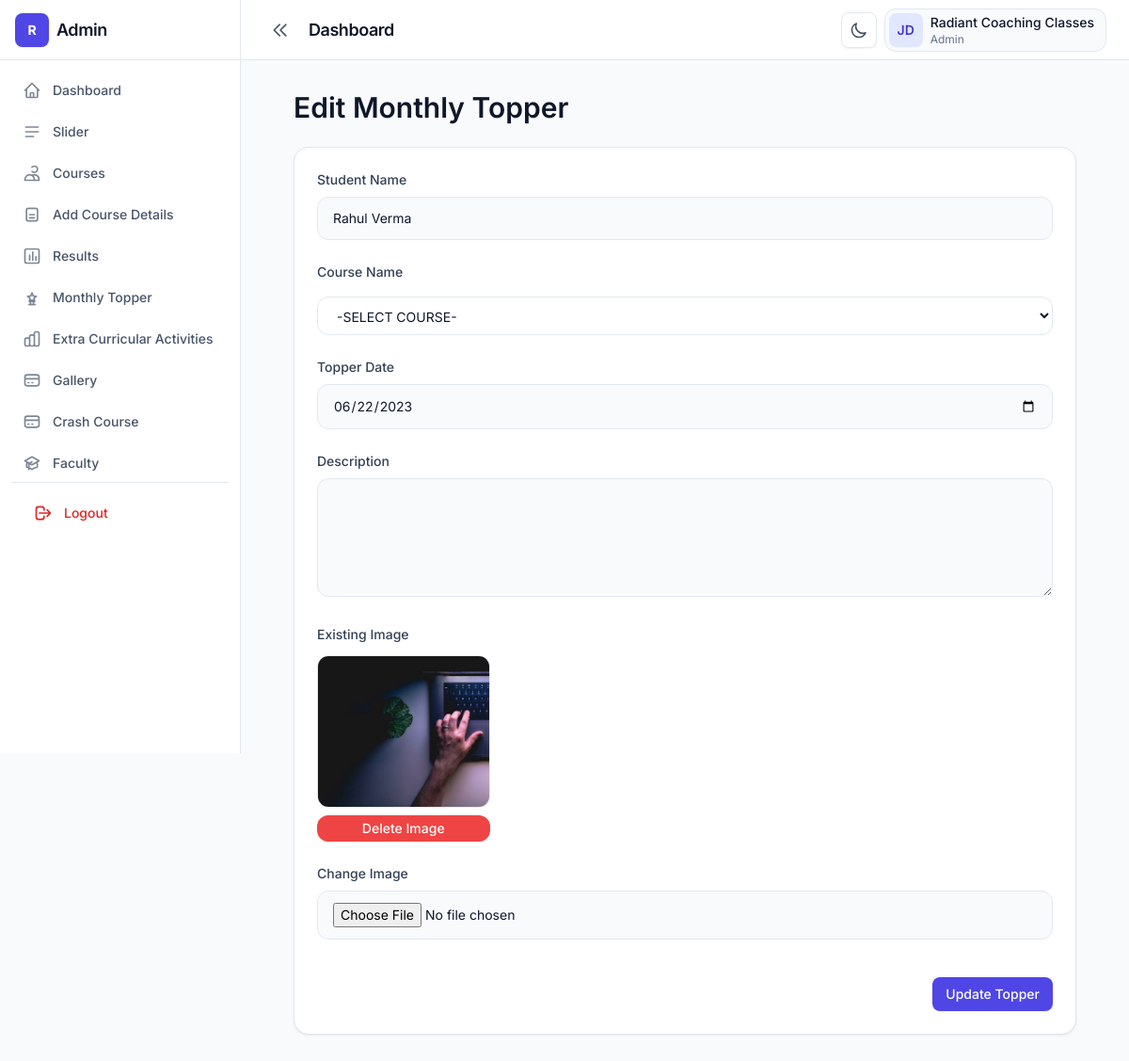
Page /admin/edit-topper.php?id=3 (signed in) on the committed database.
### tables this page shows
CREATE TABLE IF NOT EXISTS `monthly_toppers` (
  `id` int NOT NULL AUTO_INCREMENT,
  `student_name` varchar(255) NOT NULL,
  `course_name` varchar(255) NOT NULL,
  `description` text,
  `created_at` date DEFAULT NULL,
  `updated_at` date DEFAULT NULL,
  `image` varchar(255) DEFAULT NULL,
  `topper_date` date DEFAULT NULL,
  PRIMARY KEY (`id`)
);

### admin/edit-topper.php (the view, shortened to what this page needs)
<?php
include('../conn.php');
$id = $_GET['id'];
$stmt = $conn->prepare("
    SELECT *
    FROM monthly_toppers
    WHERE id = :id
");
$stmt->execute([
    ':id' => $id
]);
$topper = $stmt->fetch(PDO::FETCH_ASSOC);
?>
<!DOCTYPE html>
<html lang="en" class="h-full">
<head>
    <link rel="stylesheet"
        href="../dist/css/output.css" />
</head>
<body class="h-full bg-slate-50 text-slate-900 dark:bg-slate-950 dark:text-slate-100">
    <div class="flex min-h-full">
        <?php include('sidebar.php'); ?>
        <div class="flex min-h-screen flex-1 flex-col lg:min-h-0">
            <?php include('header.php'); ?>
            <main class="flex-1 overflow-auto p-4 lg:p-8">
                <div class="container max-w-4xl">
                    <div class="mb-6">
                        <h2 class="text-display-sm text-slate-900 dark:text-white">
                            Edit Monthly Topper
                        </h2>
                    </div>
                    <form method="POST"
                        enctype="multipart/form-data">
                        <div class="rounded-2xl border border-slate-200 bg-white shadow-card dark:border-slate-800 dark:bg-slate-900">
                            <div class="space-y-6 p-6">
                                <div>
                                    <label class="mb-2 block text-sm font-medium text-slate-700 dark:text-slate-300">
                                        Student Name
                                    </label>
                                    <input
                                        type="text"
                                        name="student_name"
                                        required
                                        value="<?php echo $topper['student_name']; ?>"
                                        class="w-full rounded-xl border border-slate-200 bg-slate-50 px-4 py-3 text-sm outline-none ring-brand-500/30 focus:border-brand-300 focus:bg-white focus:ring-4 dark:border-slate-700 dark:bg-slate-950 dark:focus:bg-slate-950" />
                                </div>
                                <div>
                                    <label class="mb-2 block text-sm font-medium text-slate-700 dark:text-slate-300">
                                        Course Name
                                    </label>
                                    <select
                                        name="course_name"
                                        class="mt-2 w-full rounded-xl border border-slate-200 bg-white px-4 py-2.5 text-sm outline-none ring-brand-500/25 focus:border-brand-400 focus:ring-4 dark:border-slate-700 dark:bg-slate-950">
                                        <option value="">-SELECT COURSE-</option>
                                    </select>
                                </div>
                                <div>
                                    <label class="mb-2 block text-sm font-medium text-slate-700 dark:text-slate-300">
                                        Topper Date
                                    </label>
                                    <input
                                        type="date"
                                        name="topper_date"
                                        required
                                        value="<?php echo $topper['topper_date']; ?>"
                                        class="w-full rounded-xl border border-slate-200 bg-slate-50 px-4 py-3 text-sm outline-none ring-brand-500/30 focus:border-brand-300 focus:bg-white focus:ring-4 dark:border-slate-700 dark:bg-slate-950 dark:focus:bg-slate-950" />
                                </div>
                                <div>
                                    <label class="mb-2 block text-sm font-medium text-slate-700 dark:text-slate-300">
                                        Description
                                    </label>
                                    <textarea
                                        name="description"
                                        rows="5"
                                        class="w-full rounded-xl border border-slate-200 bg-slate-50 px-4 py-3 text-sm outline-none ring-brand-500/30 focus:border-brand-300 focus:bg-white focus:ring-4 dark:border-slate-700 dark:bg-slate-950 dark:focus:bg-slate-950"><?php echo $topper['description']; ?></textarea>
                                </div>
                                <div>
                                    <label class="mb-3 block text-sm font-medium text-slate-700 dark:text-slate-300">
                                        Existing Image
                                    </label>
                                    <?php if ($topper['image']) { ?>
                                        <div class="grid grid-cols-2 gap-4 md:grid-cols-4">
                                            <div class="space-y-2">
                                                <div class="overflow-hidden rounded-xl border border-slate-200 dark:border-slate-700">
                                                    <img
                                                        src="uploads/monthly-toppers/<?php echo $topper['image']; ?>"
                                                        class="h-40 w-full object-cover" />
                                                </div>
                                                <a
                                                    href="delete-image.php?id=<?php echo $topper['id']; ?>&table=monthly_toppers&folder=uploads/monthly-toppers&redirect=edit-topper.php&foreign_key=id"
                                                    onclick="return confirm('Delete this image?')"
                                                    class="flex w-full mt-1 items-center justify-center rounded-xl bg-red-500 px-2 py-1 text-sm font-medium text-white transition hover:bg-red-600">
                                                    Delete Image
                                                </a>
                                            </div>
                                        </div>
                                    <?php } ?>
                                </div>
                                <div>
                                    <label class="mb-2 block text-sm font-medium text-slate-700 dark:text-slate-300">
                                        Change Image
                                    </label>
                                    <input
                                        type="file"
                                        name="image"
                                        class="block w-full rounded-xl border border-slate-200 bg-slate-50 px-4 py-3 text-sm dark:border-slate-700 dark:bg-slate-950" />
                                </div>
                                <div class="flex justify-end pt-4">
                                    <button
                                        type="submit"
                                        name="update_topper"
                                        class="btn btn-primary">
                                        Update Topper
                                    </button>
                                </div>
                            </div>
                        </div>
                    </form>
                </div>
            </main>
        </div>
    </div>
</body>
</html>

### rows in the picture
monthly_toppers: student_name "Rahul Verma", topper_date "06/22/2023", image (picture)
